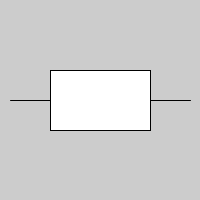
Frame 1 (no input)
Frame 60 (the mouse pressed at the canvas centre just before this capture): identical to frame 1, image omitted
Frame 120 (the mouse held since frame 60 and released just before this capture): identical to frame 1, image omitted

The Processing sketch that drew this single still picture (run headless with seeded random() and noise(); from frame 60 on, the mouse is pressed at the canvas centre):

// Processing sketch: Intaractivity_13_Coded_Keys
// ── Intaractivity_13_Coded_Keys.pde
// coded keys

int y = 70;


void setup(){
  size(200,200);
}


void draw(){
  background(204);

  line(10,height/2, 190,height/2);

  if (key == CODED){

    // 上（↑）
    if (keyCode == UP){
      y = 40;
    }
    // 下（↓）
    else if (keyCode == DOWN){
      y = height/2;
    }
    // otherwise
    else{
      y = 70;
    }

  }

  rect(50,y, 100,60);

}
